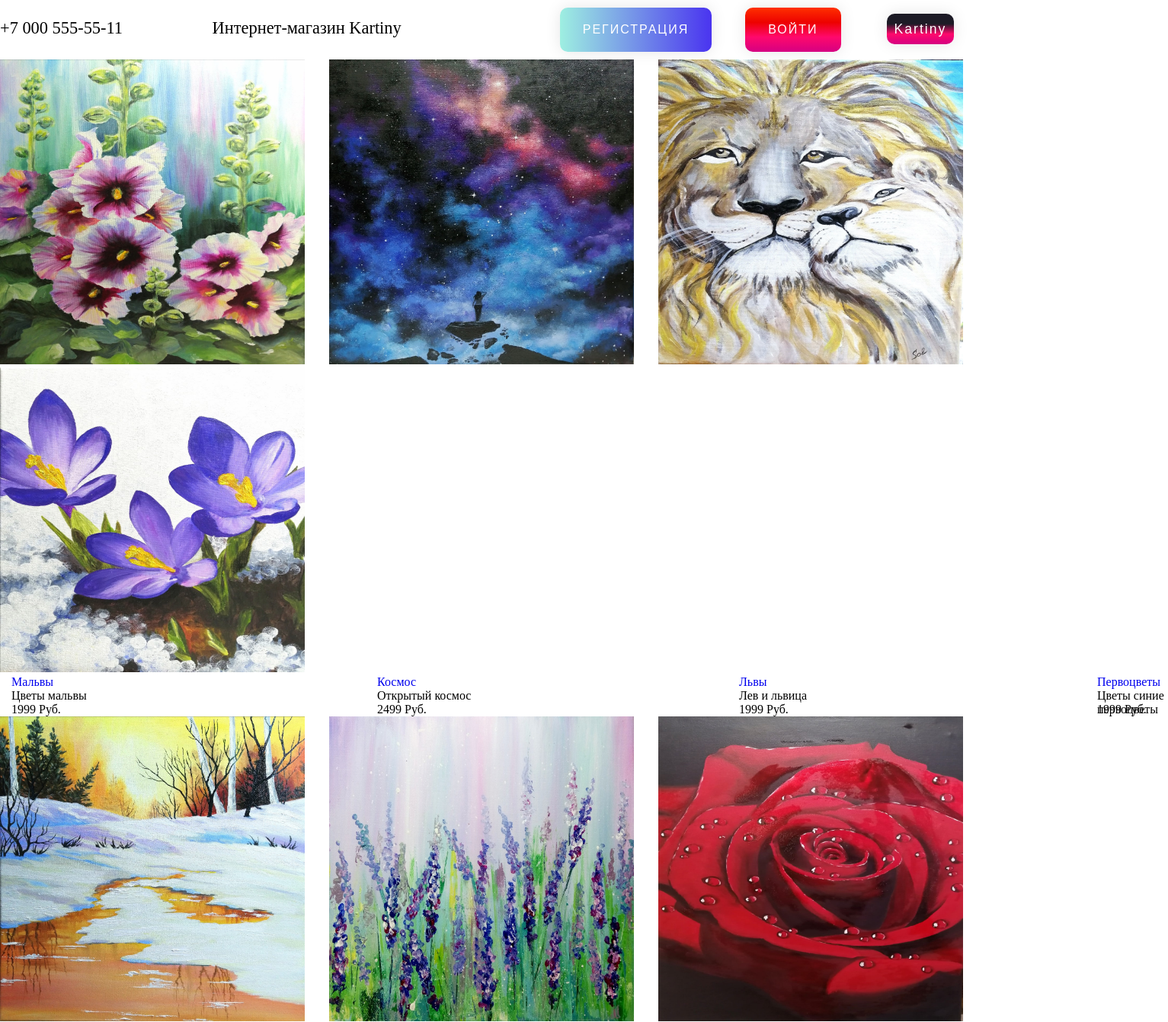
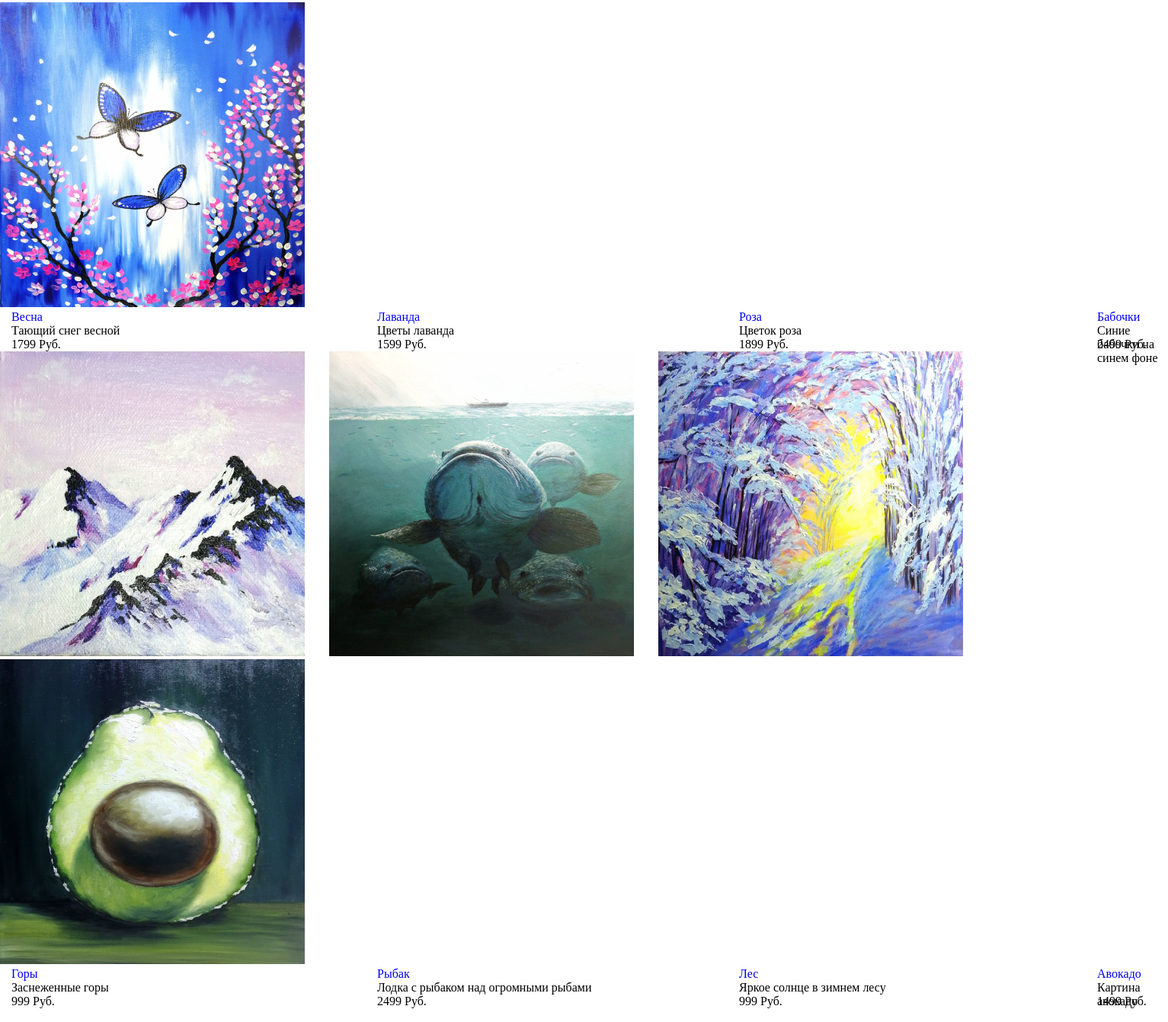
The page / on the database its author committed (2 pictures, top to bottom).
### data/items.py (models this page shows, shortened)
class i_item(SqlAlchemyBase):
    __tablename__ = 'items'
    id = sqlalchemy.Column(sqlalchemy.Integer, primary_key=True, autoincrement=True)
    name = sqlalchemy.Column(sqlalchemy.VARCHAR, unique=True)
    more = sqlalchemy.Column(sqlalchemy.VARCHAR, nullable=True)
    price = sqlalchemy.Column(sqlalchemy.VARCHAR)
    image = sqlalchemy.Column(sqlalchemy.VARCHAR, unique=True)
    link = sqlalchemy.Column(sqlalchemy.VARCHAR, unique=True)

### 123.py (the view)
@app.route("/")
def index():
    s = []
    con = sqlite3.connect("db/site_db.sqlite")
    cur = con.cursor()
    result = cur.execute("SELECT * FROM items").fetchall()
    for elem in result:
        s.append(elem)
    name = []
    description = []
    price = []
    img = []
    pid = []
    for i in range(len(s)):
        for j in range(len(s[i])):
            if j == 1:
                name.append(s[i][j])
            elif j == 2:
                description.append(s[i][j])
            elif j == 3:
                price.append(s[i][j])
            elif j == 4:
                img.append(s[i][j])
            elif j == 5:
                pid.append('buy/' + s[i][j])
    con.commit()
    con.close()
    return render_template("index.html", len_hm=len(img), names=name, ds=description, prices=price, hm=img, id=pid, title='Kartiny')

### templates/index.html (shortened to what this page needs)
{% extends "base.html" %}
{% block content %}
<link rel="stylesheet" href="css/m.css">
{% for i in hm %}
{% set ii = loop.index0 * 4 %}
{% if ii == len_hm - 1 %}
<p>
<img src="{{ hm[ii] }}" width = "400" height = "400"/>
    &nbsp;&nbsp;&nbsp;&nbsp;&nbsp;&nbsp;
</p>
<p>
    <a style="position: absolute;
    left: 15px; text-decoration: none" href="{{ id[ii] }}"> {{ names[ii] }} </a>
    &nbsp;&nbsp;&nbsp;&nbsp;&nbsp;&nbsp;
</p>
<p>
    <a style="position: absolute;
    left: 15px; text-decoration: none"> {{ ds[ii] }} </a>
    &nbsp;&nbsp;&nbsp;&nbsp;&nbsp;&nbsp;
</p>
<p>
    <a style="position: absolute;
    left: 15px; text-decoration: none"> {{ prices[ii] }} Руб.</a>
    &nbsp;&nbsp;&nbsp;&nbsp;&nbsp;&nbsp;
</p>
{% elif ii < len_hm %}
<p>
<img src="{{ hm[ii] }}" width = "400" height = "400"/>
<img src="{{ hm[ii + 1] }}" width = "400" height = "400"/>
<img src="{{ hm[ii + 2] }}" width = "400" height = "400"/>
<img src="{{ hm[ii + 3] }}" width = "400" height = "400"/>
</p>
<p>
    <a style="position: absolute;
    left: 15px; text-decoration: none" href="{{ id[ii] }}"> {{ names[ii] }} </a>
    <a style="position: absolute;
    left: 495px; text-decoration: none" href="{{ id[ii + 1] }}"> {{ names[ii + 1] }} </a>
    <a style="position: absolute;
    left: 970px; text-decoration: none" href="{{ id[ii + 2] }}"> {{ names[ii + 2] }} </a>
    <a style="position: absolute;
    left: 1440px; text-decoration: none" href="{{ id[ii + 3] }}"> {{ names[ii + 3] }} </a>
</p>
<p>
    <a style="position: absolute;
    left: 15px; text-decoration: none"> {{ ds[ii] }} </a>
    <a style="position: absolute;
    left: 495px; text-decoration: none"> {{ ds[ii + 1] }} </a>
    <a style="position: absolute;
    left: 970px; text-decoration: none"> {{ ds[ii + 2] }} </a>
    <a style="position: absolute;
    left: 1440px; text-decoration: none"> {{ ds[ii + 3] }} </a>
</p>
<p>
    <a style="position: absolute;
    left: 15px; text-decoration: none"> {{ prices[ii] }} Руб.</a>
    <a style="position: absolute;
    left: 495px; text-decoration: none"> {{ prices[ii + 1] }} Руб.</a>
    <a style="position: absolute;
    left: 970px; text-decoration: none"> {{ prices[ii + 2] }} Руб.</a>
    <a style="position: absolute;
    left: 1440px; text-decoration: none"> {{ prices[ii + 3] }} Руб.</a>
</p>
{% endif %}
{% endfor %}
<br>
{% endblock %}

### templates/base.html (shortened to what this page needs)
<!DOCTYPE html>
<html lang="en">
<head>
</head>
<body>
<header>
    <nav class="navbar navbar-light bg-light">
        <a style="font-size: 140%">+7 000 555-55-11 &nbsp;&nbsp;&nbsp;&nbsp;&nbsp;&nbsp;&nbsp;&nbsp;&nbsp;&nbsp;&nbsp;&nbsp;&nbsp;&nbsp;&nbsp;&nbsp;&nbsp;&nbsp;&nbsp;&nbsp;Интернет-магазин Kartiny</a>
        {% if current_user.is_authenticated %}
        <a class="navbar-brand" href="/logout" style="text-decoration: none; display:inline-block;padding-top:.3125rem;padding-bottom:.3125rem;margin-right:1rem;font-size:1.25rem;line-height:inherit;white-space:nowrap">
            {{ current_user.email }} </a>
            <a href="/admin" style="text-decoration: none">{{ current_user.admin }}</a>
        &nbsp;&nbsp;&nbsp;&nbsp;&nbsp;&nbsp;&nbsp;&nbsp;
        {% else %}
            <a class="btn btn-primary " href="/register" style="text-decoration: none;
  display: inline-block;
  color: white;
  padding: 20px 30px;
  margin: 10px 20px;
  border-radius: 10px;
  font-family: 'Montserrat', sans-serif;
  text-transform: uppercase;
  letter-spacing: 2px;
  background-image: linear-gradient(to right, #9EEFE1 0%, #4830F0 51%, #9EEFE1 100%);
  background-size: 200% auto;
  box-shadow: 0 0 20px rgba(0, 0, 0, .1);
  transition: .5s">Регистрация</a>
            <a class="btn btn-success" href="/login" style="text-decoration: none;
  display: inline-block;
  color: white;
  padding: 20px 30px;
  margin: 10px 20px;
  border-radius: 10px;
  font-family: 'Montserrat', sans-serif;
  text-transform: uppercase;
  letter-spacing: 2px;
  background-image: linear-gradient(180deg, #ff3000, #ed0200, #ff096c, #d50082);
  background-size: 200% auto;
  box-shadow: 0 0 20px rgba(0, 0, 0, .1);
  transition: .5s">Войти</a>
        {% endif %}
  &nbsp;&nbsp;&nbsp; <a href="/" style="text-decoration: none;
  font-size: 110%;
  color: white;
  padding: 10px 10px;
  margin: 10px 20px;
  border-radius: 10px;
  font-family: 'Montserrat', sans-serif;
  letter-spacing: 2px;
  background-image: linear-gradient(180deg, #1D1B26, #1D1B26, #ff096c, #d50082);
  box-shadow: 0 0 20px rgba(0, 0, 0, .1);">Kartiny</a>
    </nav>
</header>
<main role="main" class="container">
    {% block content %}{% endblock %}
</main>
</body>
</html>

### css/m.css (style rules this page uses)
* { margin: 0; padding: 0; box-sizing: border-box; }

### rows shown on the page
i_item: image (picture), name "Мальвы", more "Цветы мальвы", price "1999"
i_item: name "Космос", more "Открытый космос", price "2499", image (picture)
i_item: name "Львы", more "Лев и львица", price "1999", image (picture)
i_item: name "Первоцветы", more "Цветы синие первоцветы", price "1999"
i_item: name "Весна", more "Тающий снег весной", price "1799"
i_item: name "Лаванда", more "Цветы лаванда", price "1599"
i_item: name "Роза", more "Цветок роза", price "1899"
i_item: name "Бабочки", more "Синие бабочки на синем фоне", price "2499"
i_item: name "Горы", more "Заснеженные горы", price "999"
i_item: name "Рыбак", more "Лодка с рыбаком над огромными рыбами", price "2499"
i_item: name "Лес", more "Яркое солнце в зимнем лесу", price "999"
i_item: name "Авокадо", more "Картина авокадо", price "1499"
